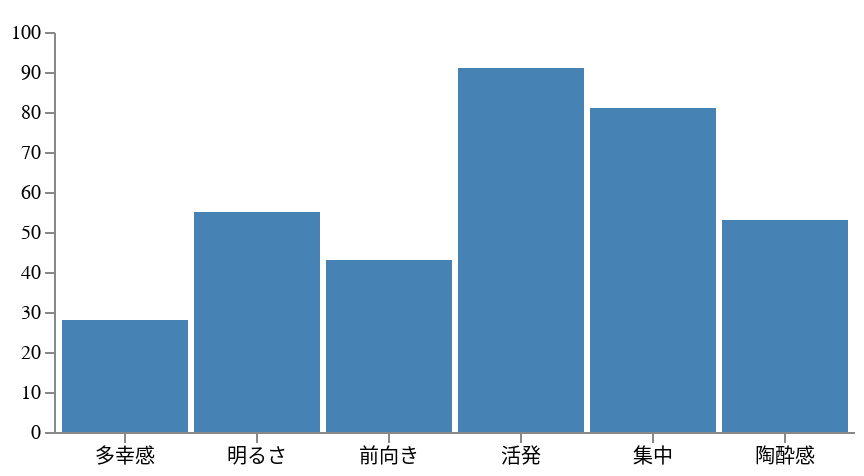

Source (Vega-Lite JSON):
### Vega specification from a JSON file in a GitHub repository (floating-point values rounded to 4 significant figures)
{"$schema": "https://vega.github.io/schema/vega/v5.json", "description": "A basic bar chart example, with value labels shown upon mouse hover.", "width": 400, "height": 200, "padding": 5, "data": [{"name": "table", "values": [{"category": "多幸感", "amount": 28}, {"category": "明るさ", "amount": 55}, {"category": "前向き", "amount": 43}, {"category": "活発", "amount": 91}, {"category": "集中", "amount": 81}, {"category": "陶酔感", "amount": 53}]}], "signals": [{"name": "tooltip", "value": {}, "on": [{"events": "rect:mouseover", "update": "datum"}, {"events": "rect:mouseout", "update": "{}"}]}], "scales": [{"name": "xscale", "type": "band", "domain": {"data": "table", "field": "category"}, "range": "width", "padding": 0.05, "round": true}, {"name": "yscale", "domain": {"data": "table", "field": "amount"}, "nice": true, "range": "height"}], "axes": [{"orient": "bottom", "scale": "xscale"}, {"orient": "left", "scale": "yscale"}], "marks": [{"type": "rect", "from": {"data": "table"}, "encode": {"enter": {"x": {"scale": "xscale", "field": "category"}, "width": {"scale": "xscale", "band": 1}, "y": {"scale": "yscale", "field": "amount"}, "y2": {"scale": "yscale", "value": 0}}, "update": {"fill": {"value": "steelblue"}}, "hover": {"fill": {"value": "red"}}}}, {"type": "text", "encode": {"enter": {"align": {"value": "center"}, "baseline": {"value": "bottom"}, "fill": {"value": "#333"}}, "update": {"x": {"scale": "xscale", "signal": "tooltip.category", "band": 0.5}, "y": {"scale": "yscale", "signal": "tooltip.amount", "offset": -2}, "text": {"signal": "tooltip.amount"}, "fillOpacity": [{"test": "datum === tooltip", "value": 0}, {"value": 1}]}}}], "config": {}}
